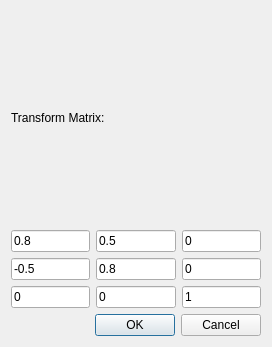
<?xml version="1.0" encoding="UTF-8"?>
<ui version="4.0">
 <class>TransformDialog</class>
 <widget class="QDialog" name="TransformDialog">
  <property name="geometry">
   <rect>
    <x>0</x>
    <y>0</y>
    <width>272</width>
    <height>347</height>
   </rect>
  </property>
  <property name="windowTitle">
   <string>Dialog</string>
  </property>
  <layout class="QVBoxLayout" name="verticalLayout_2">
   <item>
    <layout class="QVBoxLayout" name="verticalLayout">
     <item>
      <widget class="QLabel" name="label">
       <property name="text">
        <string>Transform Matrix:</string>
       </property>
      </widget>
     </item>
     <item>
      <layout class="QHBoxLayout" name="horizontalLayout">
       <item>
        <widget class="QLineEdit" name="lineEdit11">
         <property name="text">
          <string>0.8</string>
         </property>
        </widget>
       </item>
       <item>
        <widget class="QLineEdit" name="lineEdit12">
         <property name="text">
          <string>0.5</string>
         </property>
        </widget>
       </item>
       <item>
        <widget class="QLineEdit" name="lineEdit13">
         <property name="text">
          <string>0</string>
         </property>
         <property name="readOnly">
          <bool>true</bool>
         </property>
        </widget>
       </item>
      </layout>
     </item>
     <item>
      <layout class="QHBoxLayout" name="horizontalLayout_2">
       <item>
        <widget class="QLineEdit" name="lineEdit21">
         <property name="text">
          <string>-0.5</string>
         </property>
        </widget>
       </item>
       <item>
        <widget class="QLineEdit" name="lineEdit22">
         <property name="text">
          <string>0.8</string>
         </property>
        </widget>
       </item>
       <item>
        <widget class="QLineEdit" name="lineEdit23">
         <property name="text">
          <string>0</string>
         </property>
         <property name="readOnly">
          <bool>true</bool>
         </property>
        </widget>
       </item>
      </layout>
     </item>
     <item>
      <layout class="QHBoxLayout" name="horizontalLayout_3">
       <property name="leftMargin">
        <number>0</number>
       </property>
       <property name="topMargin">
        <number>0</number>
       </property>
       <item>
        <widget class="QLineEdit" name="lineEdit31">
         <property name="text">
          <string>0</string>
         </property>
        </widget>
       </item>
       <item>
        <widget class="QLineEdit" name="lineEdit32">
         <property name="text">
          <string>0</string>
         </property>
        </widget>
       </item>
       <item>
        <widget class="QLineEdit" name="lineEdit33">
         <property name="text">
          <string>1</string>
         </property>
         <property name="readOnly">
          <bool>true</bool>
         </property>
        </widget>
       </item>
      </layout>
     </item>
    </layout>
   </item>
   <item>
    <widget class="QDialogButtonBox" name="buttonBox">
     <property name="orientation">
      <enum>Qt::Horizontal</enum>
     </property>
     <property name="standardButtons">
      <set>QDialogButtonBox::Cancel|QDialogButtonBox::Ok</set>
     </property>
    </widget>
   </item>
  </layout>
 </widget>
 <resources/>
 <connections>
  <connection>
   <sender>buttonBox</sender>
   <signal>accepted()</signal>
   <receiver>TransformDialog</receiver>
   <slot>accept()</slot>
   <hints>
    <hint type="sourcelabel">
     <x>248</x>
     <y>254</y>
    </hint>
    <hint type="destinationlabel">
     <x>157</x>
     <y>274</y>
    </hint>
   </hints>
  </connection>
  <connection>
   <sender>buttonBox</sender>
   <signal>rejected()</signal>
   <receiver>TransformDialog</receiver>
   <slot>reject()</slot>
   <hints>
    <hint type="sourcelabel">
     <x>316</x>
     <y>260</y>
    </hint>
    <hint type="destinationlabel">
     <x>286</x>
     <y>274</y>
    </hint>
   </hints>
  </connection>
 </connections>
</ui>
